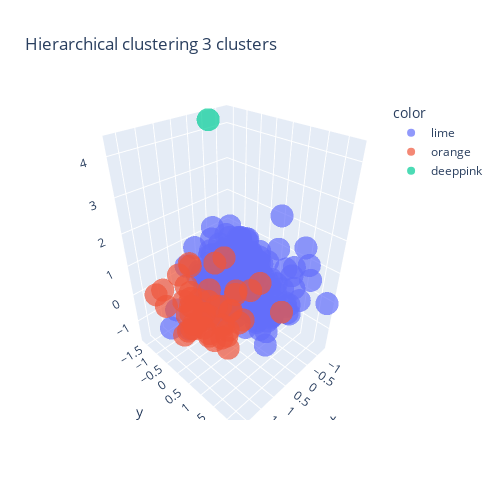
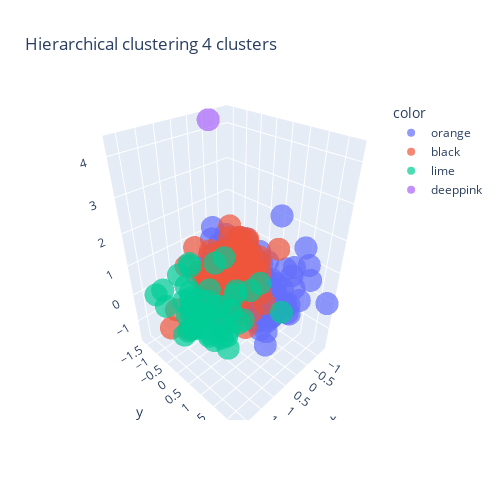
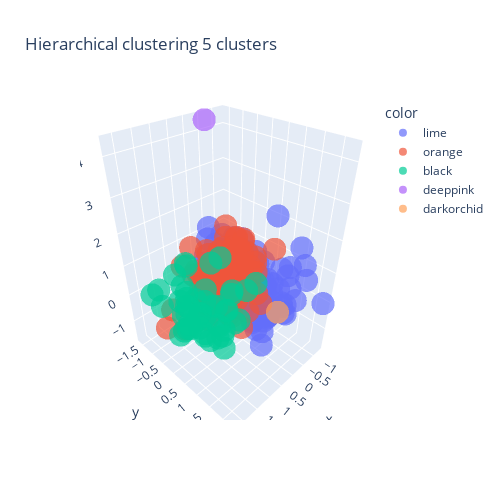

Notebook source saved alongside these figures, in order:
### Markdown cell above
## Hierarchical clustering

### Code cell
for i in range(3,6):
    hier_cluster3_3 = AgglomerativeClustering(n_clusters=i, affinity='euclidean', linkage='ward')  
    hier_cluster3_3_labels=hier_cluster3_3.fit_predict(tf_idf_matrix_scaled)

    draw_vectors3d(tf_idf_matrix_pca3[:,0],tf_idf_matrix_pca3[:,1],
                   tf_idf_matrix_pca3[:,2],get_colour(hier_cluster3_3_labels),
                   opacity=0.7, width=500, height=500,
                   algorithm='Hierarchical clustering')
